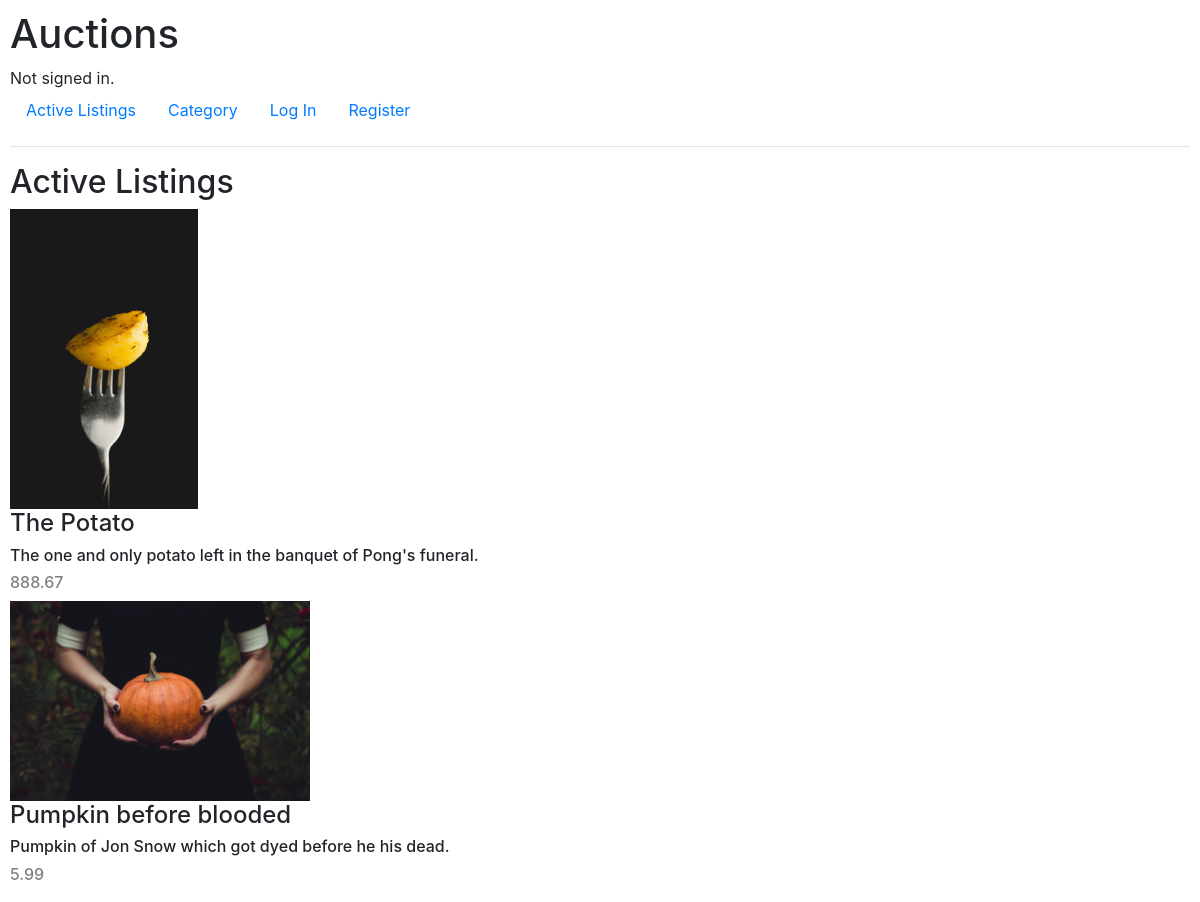
The app's page /, older data.
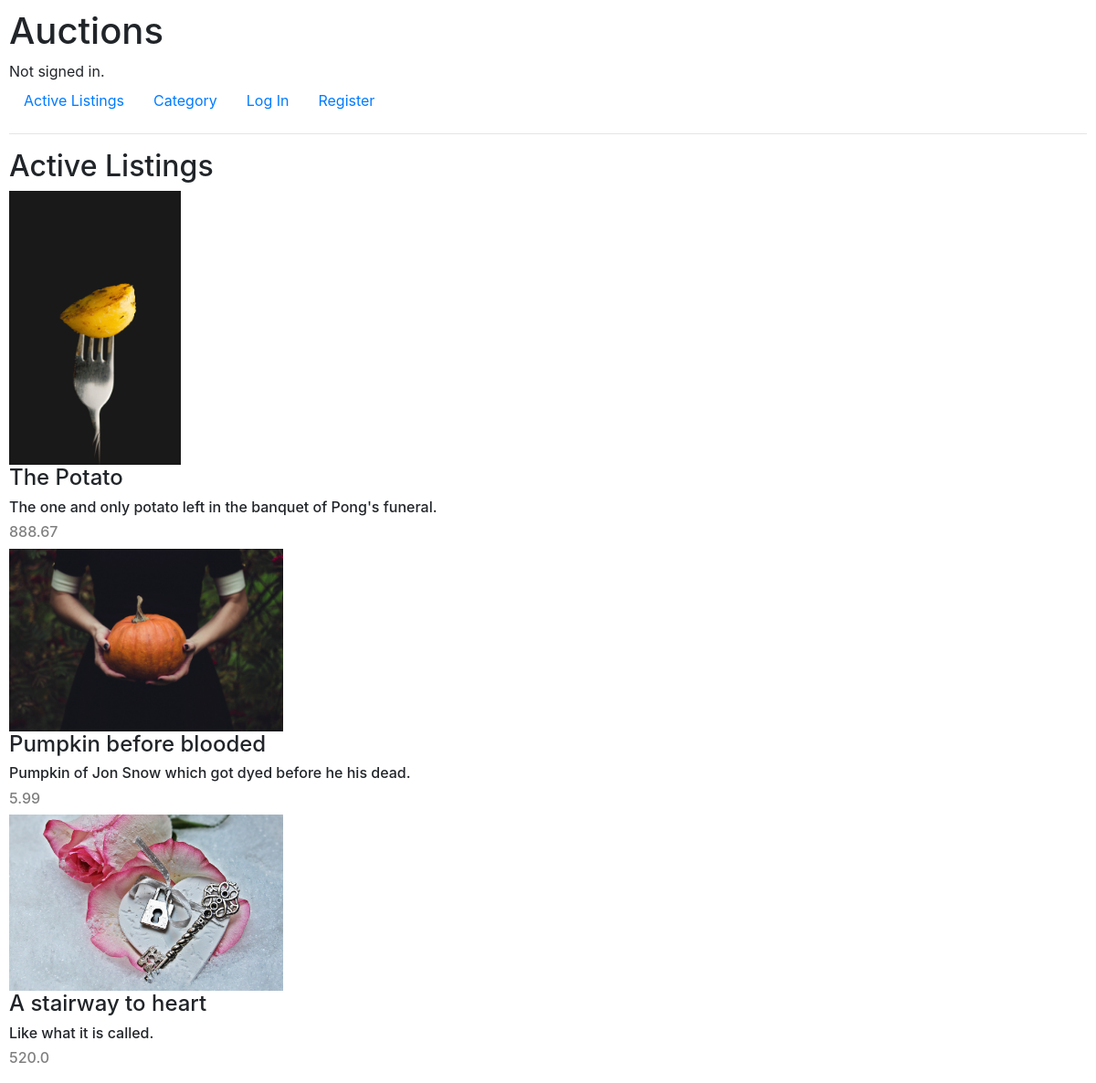
The same page, newer data.
### auctions/models.py (models this page shows, shortened)
class Listing(models.Model):
    item_image = models.ImageField(upload_to='images/', blank=True, null=True)
    item_name = models.CharField(max_length=64)
    item_desc = models.CharField(max_length=128)
    starting_bid = models.FloatField()
    item_category = models.ForeignKey(Category, on_delete=models.CASCADE, related_name="classified")
    watchlist = models.ManyToManyField(User, blank=True, related_name="favorites")

### auctions/views.py (the view)
# urls.py: path("", views.index, name="index"),
def index(request):
    return render(request, "auctions/index.html", {
        "items": Listing.objects.all()
    })

### auctions/templates/auctions/index.html
{% extends "auctions/layout.html" %}
{% block body %}
    <h2>Active Listings</h2>
    {% for item in items %}
        <a href="{% url 'detail' item.item_name %}"><img src="{{ item.item_image.url }}"></a>
        <h4>{{ item.item_name }}</h4>
        <h6>{{ item.item_desc }}</h5>
        <h6 class="bid">{{ item.starting_bid }}</h6>
    {% endfor %}
{% endblock %}

### auctions/templates/auctions/layout.html (shortened to what this page needs)
{% load static %}
<!DOCTYPE html>
<html lang="en">
    <head>
        <link rel="stylesheet" href="https://stackpath.bootstrapcdn.com/bootstrap/4.4.1/css/bootstrap.min.css">
        <link href="{% static 'auctions/styles.css' %}" rel="stylesheet">
    </head>
    <body>
        <h1>Auctions</h1>
        <div>
            {% if user.is_authenticated %}
                Signed in as <strong>{{ user.username }}</strong>.
            {% else %}
                Not signed in.
            {% endif %}
        </div>
        <ul class="nav">
            <li class="nav-item">
                <a class="nav-link" href="{% url 'index' %}">Active Listings</a>
            </li>
            <li class="nav-item">
                <a class="nav-link" href="{% url 'category' %}">Category</a>
            </li>
            {% if user.is_authenticated %}
                <li class="nav-item">
                    <a class="nav-link" href="{% url 'watchlist' %}">Watchlist</a>
                </li>
                <li class="nav-item">
                    <a class="nav-link" href="{% url 'create_listing' %}">Create Listing</a>
                </li>
                <li class="nav-item">
                    <a class="nav-link" href="{% url 'logout' %}">Log Out</a>
                </li>
            {% else %}
                <li class="nav-item">
                    <a class="nav-link" href="{% url 'login' %}">Log In</a>
                </li>
                <li class="nav-item">
                    <a class="nav-link" href="{% url 'register' %}">Register</a>
                </li>
            {% endif %}
        </ul>
        <hr>
        {% block body %}
        {% endblock %}
    </body>
</html>

### auctions/static/auctions/styles.css (style rules this page uses)
body { padding: 10px; }
img { max-width: 300px; max-height: 300px; }
.bid { color: gray; }

Row changes from the older to the newer data that the page shows:
added Listing: item_image (picture), item_name "A stairway to heart", item_desc "Like what it is called.", starting_bid "520.0"
